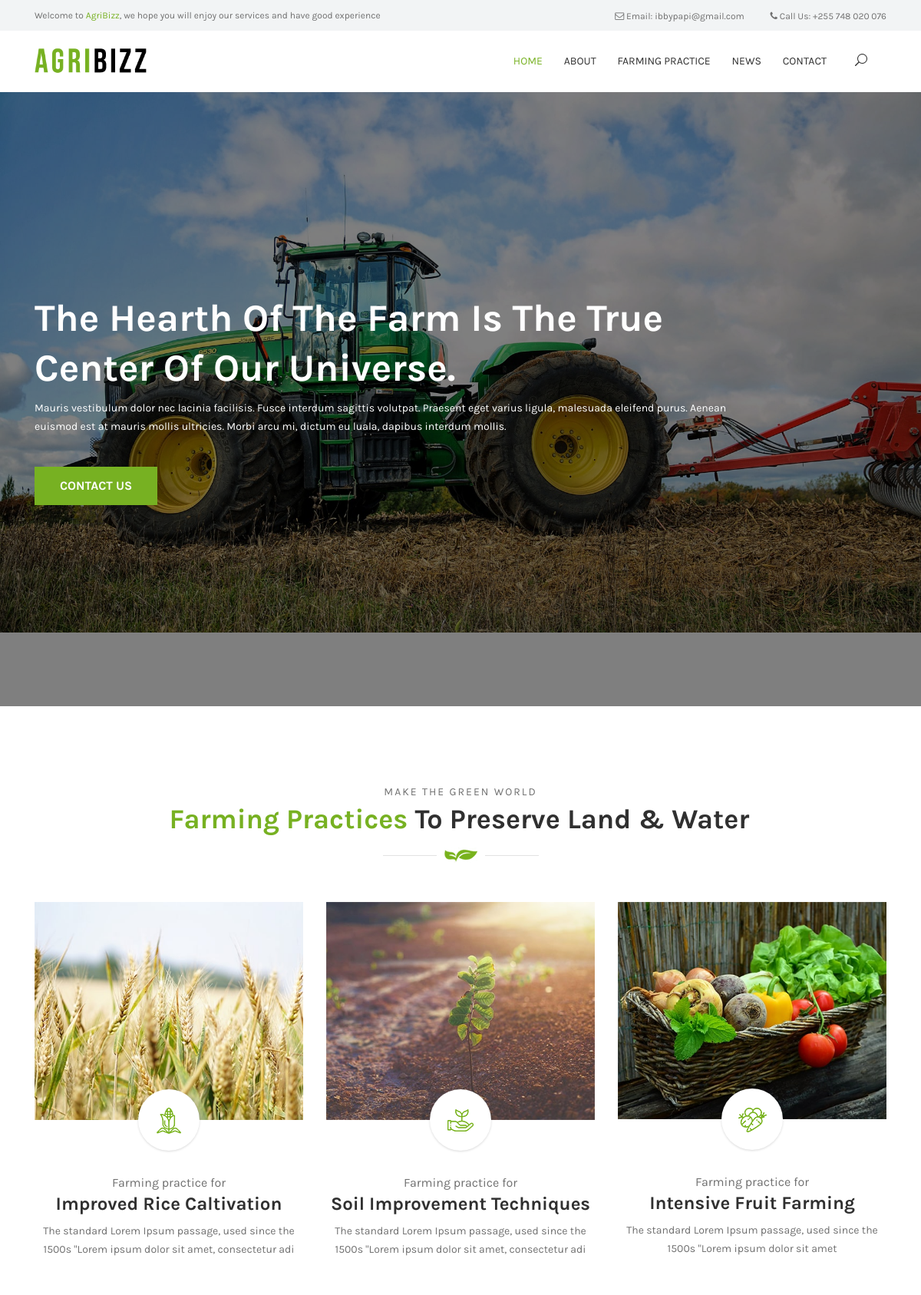
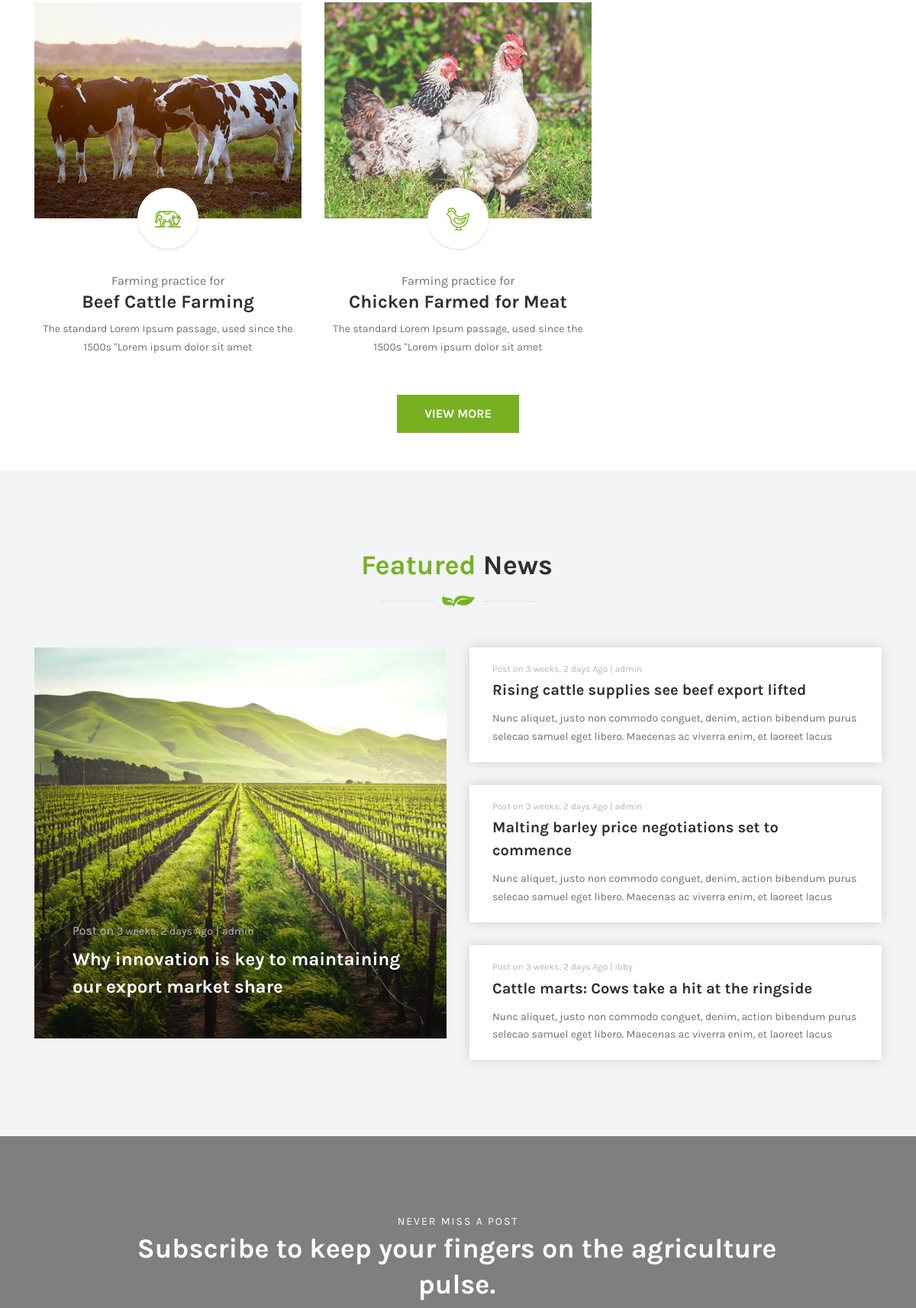
The page / (upper part) on the database its author committed (2 pictures, top to bottom).
### blog/models.py (models this page shows, shortened)
class BlogPost (models.Model):
    STATUS_CHOICE = (('draft', 'Draft'), ('published', 'Published'),)
    author = models.ForeignKey(
        Author, on_delete=models.CASCADE, related_name='blog_posts')
    title = models.CharField(max_length=200,)
    overview = models.CharField(max_length=150, null=True)
    slug = models.SlugField(null=True, unique=True)
    categories = models.ManyToManyField(Category)
    thumbnail = models.ImageField(upload_to=upload_location, null=True, blank=True)
    icon = ImageField(upload_to=upload_location, null=True, blank=True)
    content = HTMLField()
    publish = models.DateTimeField(default=timezone.now)
    date_created = models.DateTimeField(
        auto_now_add=True, verbose_name="date_published")
    date_updated = models.DateTimeField(
        auto_now=True, verbose_name="date_updated")
    status = models.CharField(
        max_length=10, choices=STATUS_CHOICE, default='draft')
    featured = models.BooleanField()
    class Meta:
        ordering = ('-publish',)

class News(models.Model):
    STATUS = (('draft', 'Draft'), ('published', 'Published'))
    author = models.ForeignKey(Author, on_delete=models.CASCADE, related_name='blog_post')
    title = models.CharField(max_length=200)
    overview = models.CharField(max_length=140)
    slug = models.CharField(max_length=150, null=True, unique=True)
    featured_thumbnail = models.ImageField(upload_to=upload_location, null=True, blank=True)
    thumbnail = models.ImageField(upload_to=img_location, null=True, blank=True)
    content = HTMLField()
    date_created = models.DateTimeField(verbose_name='date-published',auto_now_add=True)
    publish_date =models.DateTimeField(default=timezone.now)
    news_status = models.CharField(max_length=10, choices=STATUS, default='draft')
    featured_news = models.BooleanField()
    class Meta:
        ordering = ('-publish_date',)
        verbose_name = "News"
        verbose_name_plural = "News"

class Author(models.Model):
    user = models.OneToOneField(User, on_delete=models.CASCADE)
    profile_pic = models.ImageField()

### mainApp/views.py (the view)
# urls.py: path('', views.index, name='index'),
def index(request):
    practice_post = BlogPost.objects.filter(featured=True)
    news_post = News.objects.filter(featured_news=True)
    list_news = News.objects.order_by('-date_created').exclude(featured_news=True)
    if request.method == "POST":
        email = request.POST["email"]
        new_signup = Newsletter()
        new_signup.email = email
        new_signup.save()
    context = {
        'object_list': practice_post,
        'featured_news': news_post,
        'news_list': list_news,
    }
    return render(request, 'index.html', context)

### templates/index.html (shortened to what this page needs)
{% extends 'base.html' %}
{% load static %}
{% block content %}
<div class="hero-area">
    <div class="welcome-slides owl-carousel">
        <div class="single-welcome-slides bg-img bg-overlay jarallax" style="background-image: url({% static 'img/bg-img/1.jpg' %});">
            <div class="container h-100">
                <div class="row h-100 align-items-center">
                    <div class="col-12 col-lg-10">
                        <div class="welcome-content">
                            <h2 data-animation="fadeInUp" data-delay="200ms">The hearth of the farm is the true center of our universe.</h2>
                            <p data-animation="fadeInUp" data-delay="400ms">Mauris vestibulum dolor nec lacinia facilisis. Fusce interdum sagittis volutpat. Praesent eget varius ligula, malesuada eleifend purus. Aenean euismod est at mauris mollis ultricies. Morbi arcu mi, dictum eu luala, dapibus
                                interdum mollis.</p>
                            <a href="contact.html" class="btn famie-btn mt-4" data-animation="bounceInUp" data-delay="600ms">Contact Us</a>
                        </div>
                    </div>
                </div>
            </div>
        </div>
    </div>
</div>
<section class="farming-practice-area section-padding-100-50">
    <div class="container">
        <div class="row">
            <div class="col-12">
                <div class="section-heading text-center">
                    <p>Make the green world</p>
                    <h2><span>Farming Practices</span> To Preserve Land & Water</h2>
                    <img src="{% static 'img/core-img/decor2.png' %}" alt="">
                </div>
            </div>
        </div>
        <div class="row">
                {% for obj in object_list %}
                <div class="col-12 col-sm-6 col-lg-4">
                    <div class="single-farming-practice-area mb-50 wow fadeInUp" data-wow-delay="100ms">
                        <div class="farming-practice-thumbnail">
                            <img src="{{obj.thumbnail.url}}" alt="">
                        </div>
                        <div class="farming-practice-content text-center">
                            <div class="farming-icon">
                                <img src="{{obj.icon.url}}" alt="">
                            </div>
                            <span>Farming practice for</span>
                            <a href="{% url 'practice_details' obj.slug %}"><h4>{{obj.title}}</h4></a>
                            <p>{{obj.overview}}</p>
                        </div>
                    </div>
                </div>
                {% endfor %}
            </div>
                <div class="gotoshop-btn text-center wow fadeInUp" data-wow-delay="900ms">
                    <a href="{% url 'farming_practice' %}" class="btn famie-btn">View More</a>
                </div>
        </div>
    </section>
<section class="news-area bg-gray section-padding-100-0">
    <div class="container">
        <div class="section-heading text-center">
            <h2><span>Featured</span> News</h2>
            <img src="{% static 'img/core-img/decor2.png' %}" alt="">
        </div>
        <div class="row">
            {% for news in featured_news %}
            <div class="col-12 col-lg-6">
                <div class="featured-post-area mb-100 wow fadeInUp" data-wow-delay="100ms">
                    <img src="{{ news.featured_thumbnail.url }}" alt="">
                    <div class="post-content">
                        <h6>Post on <a href="#">{{ news.date_created | timesince }} Ago</a> | <a href="#">{{ news.author.user.username }}</a></h6>
                        <a href="{% url 'news_details' news.slug %}" class="post-title">{{ news.title }}</a>
                    </div>
                </div>
            {% endfor %}
            </div>
            <div class="col-12 col-lg-6 mb-100">
                {% for list in news_list %}
                <div class="single-blog-area style-2 wow fadeInUp" data-wow-delay="300ms">
                    <div class="post-content">
                        <h6>Post on <a href="#">{{ list.date_created | timesince }} Ago</a> | <a href="#">{{ list.author.user.username }}</a></h6>
                        <a href="{% url 'news_details' list.slug %}" class="post-title">{{ list.title }}</a>
                        <p>{{ list.overview }}</p>
                    </div>
                </div>
                {% endfor %}
            </div>
        </div>
    </div>
</section>
<section class="newsletter-area section-padding-100 bg-img bg-overlay jarallax" style="background-image: url({% static 'img/bg-img/8.jpg' %});">
    <div class="container">
        <div class="row justify-content-center">
            <div class="col-12 col-lg-10">
                <div class="newsletter-content">
                    <div class="section-heading white text-center">
                        <p>Never Miss a Post</p>
                        <h2><span>Subscribe </span>to keep your fingers on the agriculture pulse.</h2>
                    </div>
                </div>
            </div>
        </div>
    </div>
</section>
{% endblock %}

### static/css/classy-nav.css (style rules this page uses)
body { font-family: "Roboto", sans-serif; }
img { height: auto; max-width: 100%; }
.bg-img { background-position: center center; background-size: cover; background-repeat: no-repeat; }
.justify-content-center { -webkit-box-pack: center; -ms-flex-pack: center; justify-content: center; }

### rows shown on the page
BlogPost: thumbnail (picture), icon (picture), title "Improved Rice Caltivation", overview "The standard Lorem Ipsum passage, used since the 1500s \"Lorem ipsum dolor sit amet, consectetur adi"
BlogPost: thumbnail (picture), icon (picture), title "Soil Improvement Techniques", overview "The standard Lorem Ipsum passage, used since the 1500s \"Lorem ipsum dolor sit amet, consectetur adi"
BlogPost: thumbnail (picture), icon (picture), title "Intensive Fruit Farming", overview "The standard Lorem Ipsum passage, used since the 1500s \"Lorem ipsum dolor sit amet"
BlogPost: thumbnail (picture), icon (picture), title "Beef Cattle Farming", overview "The standard Lorem Ipsum passage, used since the 1500s \"Lorem ipsum dolor sit amet"
BlogPost: thumbnail (picture), icon (picture), title "Chicken Farmed for Meat", overview "The standard Lorem Ipsum passage, used since the 1500s \"Lorem ipsum dolor sit amet"
News: featured_thumbnail (picture), date_created "3 weeks, 2 days", author.user.username "admin", title "Why innovation is key to maintaining our export market share"
News: date_created "3 weeks, 2 days", author.user.username "admin", title "Rising cattle supplies see beef export lifted", overview "Nunc aliquet, justo non commodo conguet, denim, action bibendum purus selecao samuel eget libero. Maecenas ac viverra enim, et laoreet lacus"
News: date_created "3 weeks, 2 days", author.user.username "admin", title "Malting barley price negotiations set to commence", overview "Nunc aliquet, justo non commodo conguet, denim, action bibendum purus selecao samuel eget libero. Maecenas ac viverra enim, et laoreet lacus"
News: date_created "3 weeks, 2 days", author.user.username "Ibby", title "Cattle marts: Cows take a hit at the ringside", overview "Nunc aliquet, justo non commodo conguet, denim, action bibendum purus selecao samuel eget libero. Maecenas ac viverra enim, et laoreet lacus"
